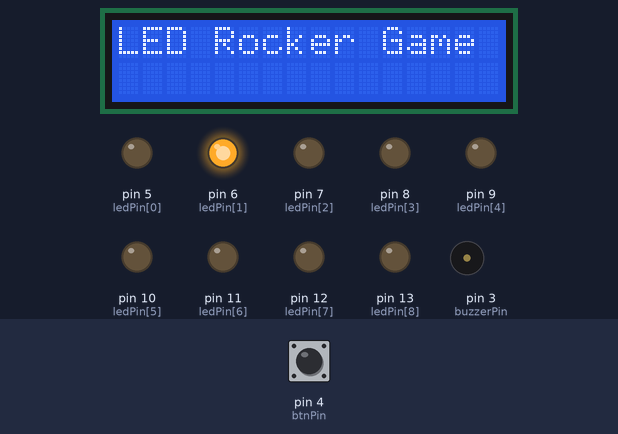
This sketch was run on a simulated Arduino Uno, built with avr-gcc and run on an emulated ATmega328P. Parts: 16×2 character LCD, output pins drawn as LEDs (lit = HIGH), buzzer (waves = sounding). The inputs (shaded band) are chosen by the test bench; at power-on: pin 4 (btnPin) LOW. What the sketch prints to the serial monitor is not drawn.

Above: at 1.2 s.
1.3 s: pin 4 (btnPin) pulled HIGH for 0.6 s
At 3.1 s:
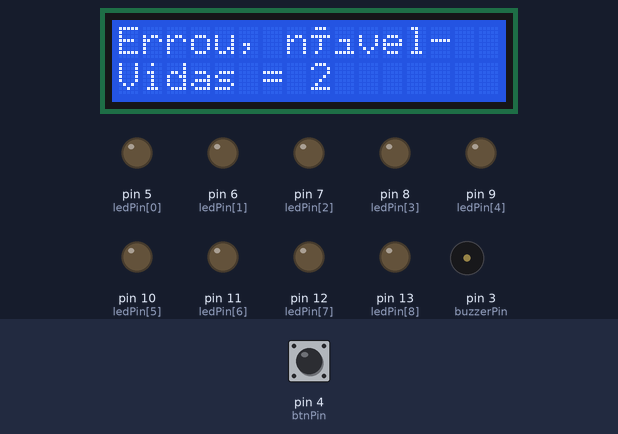
4.9 s: pin 4 (btnPin) pulled HIGH for 3.2 s
At 6.48 s:
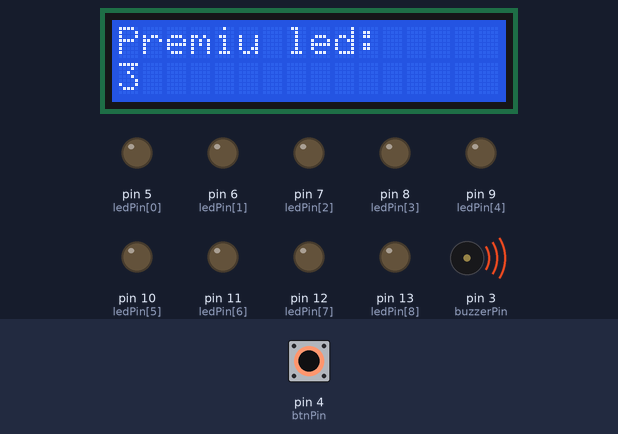
11.1 s: pin 4 (btnPin) pulled HIGH for 1 s
At 12.6 s:
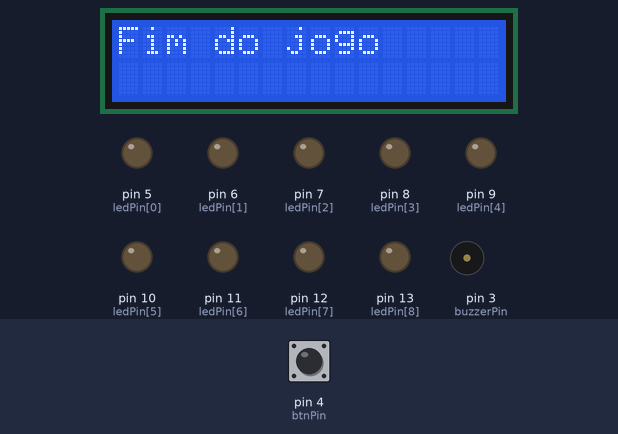
Timing chart, 0 to 27.9 s (numbered marks = the images above; inputs shaded):
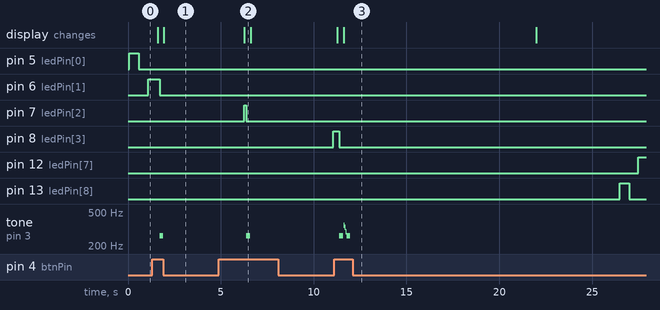

The sketch:

ProjetoFinal_codigo.ino
```cpp
#include <LiquidCrystal_I2C.h>

LiquidCrystal_I2C lcd(0x27, 16, 2);

const int ledPin[] = { 5, 6, 7, 8, 9, 10, 11, 12, 13 };

#define buzzerPin 3

#define btnPin 4

int i, botao, pinAtual;

int wait = 500;
int vidas = 3;

void setup() {
  for (i = 0; i < 9; i++) {
    pinMode(ledPin[i], OUTPUT);
  }
  pinMode(btnPin, INPUT);
  pinMode(buzzerPin, OUTPUT);
  lcd.init();
  Serial.begin(9600);
}

void loop() {
  // put your main code here, to run repeatedly:
  //Serial.begin(9600);

  lcd.backlight();
  lcd.setCursor(0, 0);
  lcd.print("LED Rocker Game");
  lcd.setCursor(0, 1);

    for (i = 0; i < 8; i++) {
      digitalWrite(ledPin[i], HIGH);
      pinAtual = i;
      //Serial.println(pinAtual);
      btnPress();
      delay(wait);
      digitalWrite(ledPin[i], LOW);
      btnPress();
      delay(wait);
    }


    for (i = 8; i > 0; i--) {
      digitalWrite(ledPin[i], HIGH);
      pinAtual = i;
      //Serial.println(pinAtual);
      btnPress();
      delay(wait);
      digitalWrite(ledPin[i], LOW);
      btnPress();
      delay(wait);
    }


}

void btnPress() {
  botao = digitalRead(btnPin);
  if (botao == 1) {
    //wait -= 50;
    //desligarPin();
    digitalWrite(ledPin[pinAtual], HIGH);
    Serial.print("Premiu led: ");
    lcd.clear();
    lcd.setCursor(0, 0);
    lcd.print("Premiu led: ");
    Serial.println(pinAtual + 1);
    lcd.setCursor(0, 1);
    lcd.print(pinAtual + 1);
    delay(100);
    digitalWrite(ledPin[pinAtual], LOW); //Os vídeos a executar tinham este led ligado, para ver que estava a detetar corretamente
    wait /= 1.5;
    if (vidasTest() == 0)
      {
        Serial.println("Fim do jogo");
        lcd.clear();
        lcd.setCursor(0, 0);
        lcd.print("Fim do jogo");
        desligarPin();
        tone(buzzerPin, 349);
        delay(50);
        tone(buzzerPin, 330);
        delay(50);
        tone(buzzerPin, 294);
        delay(50);
        tone(buzzerPin, 262);
        delay(200);
        noTone(buzzerPin);
        vidas = 3;
        delay(10000);
        wait = 500;
        Serial.println("Novo jogo, vidas 3");
        lcd.clear();
        lcd.setCursor(0, 0);
        lcd.print("Novo jogo");
        lcd.setCursor(0, 1);
        lcd.print("3 vidas");
      }
    //wait /= 1.5;
    delay(4000);

  }
}

void desligarPin()
{
  for(i=0; i<9; i++) digitalWrite(ledPin[i], LOW);
}

int vidasTest()
{
  if ((pinAtual + 1) == 5)
  {
    tone(buzzerPin, 349);
    delay(50);
    noTone(buzzerPin);
    Serial.println("Acertou, nível+");
    lcd.clear();
    lcd.setCursor(0, 0);
    lcd.print("Acertou, nível+");

    vidas += 1;
    Serial.print("Vidas = ");
    //lcd.clear();
    lcd.setCursor(0, 1);
    lcd.print("Vidas = ");
    Serial.println(vidas);
    lcd.print(vidas);
  }
  else {
    tone(buzzerPin, 262);
    delay(200);
    noTone(buzzerPin);
    Serial.println("Errou, nível-");
    lcd.clear();
    lcd.setCursor(0, 0);
    lcd.print("Errou, nível-");
    vidas -= 1;
    Serial.print("Vidas = ");
    //lcd.clear();
    lcd.setCursor(0, 1);
    lcd.print("Vidas = ");
    Serial.println(vidas);
    lcd.print(vidas);
  }
  return vidas;
}
```

Measured:
- after the input at 1.3 s, pin 7 (ledPin[2]): stays LOW (without the input it goes to HIGH after 0.78 s); pin 8 (ledPin[3]): stays LOW (without the input it goes to HIGH after 1.8 s)
- after the input at 4.9 s, pin 9 (ledPin[4]): stays LOW (without the input it goes to HIGH after 2.7 s); pin 10 (ledPin[5]): stays LOW (without the input it goes to HIGH after 3.4 s)
- after the input at 11.1 s, pin 5 (ledPin[0]), pin 6 (ledPin[1]): stops changing and stays LOW
